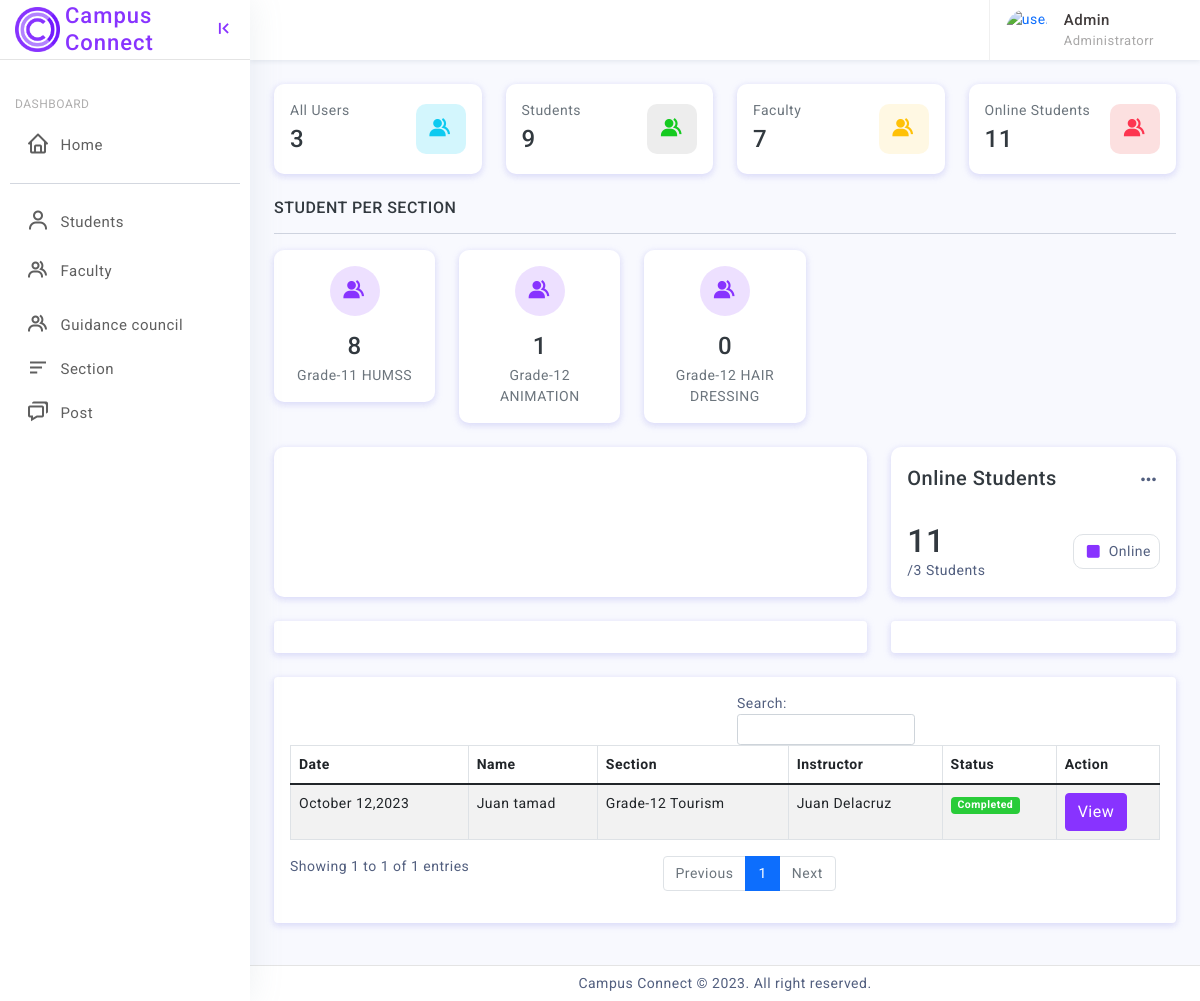
The app's page /admin/dashboard.php (signed in) with its own data.
### tables this page shows
CREATE TABLE `section` (
  `id` int(11) NOT NULL,
  `grade` int(11) NOT NULL,
  `strand` int(11) NOT NULL,
  `instructor` int(11) NOT NULL
);

CREATE TABLE `strand` (
  `strand_id` int(11) NOT NULL,
  `strand` varchar(255) NOT NULL
);

### admin/session.php (called while the page is built, shortened)
<?php
include('../connection.php');
$query_online_count = "SELECT COUNT(*) as online_count FROM userdata WHERE isOnline=1 and usertype = 'student'";
$ses_sql_online = mysqli_query($con, $query_online_count);
$online_count = mysqli_fetch_assoc($ses_sql_online)['online_count'];
$query_faculty_count = "SELECT COUNT(*) as online_count FROM userdata WHERE usertype = 'faculty'";
$ses_sql_faculty = mysqli_query($con, $query_faculty_count);
$faculty_count = mysqli_fetch_assoc($ses_sql_faculty)['online_count'];
$query_total_userdata = "SELECT COUNT(u.userID) as total_userdata FROM userdata u
    JOIN faculty_info f ON u.userID = f.userID
    JOIN section s ON f.faculty_id = s.instructor";
$ses_sql_total_userdata = mysqli_query($con, $query_total_userdata);
$total_userdata = mysqli_fetch_assoc($ses_sql_total_userdata)['total_userdata'];
$query_total_students = "SELECT COUNT(*) as total_students FROM section_student";
$ses_sql_total_students = mysqli_query($con, $query_total_students);
$total_students = mysqli_fetch_assoc($ses_sql_total_students)['total_students'];
?>

### admin/dashboard.php (the view, shortened to what this page needs)
<?php
include("sidebar.php");
?>
		<div class="page-wrapper">
			<div class="page-content">
			  <div class="row row-cols-1 row-cols-lg-2 row-cols-xl-4">
			  	<div class="col">
						<div class="card radius-10">
							<div class="card-body">
								<div class="d-flex align-items-center">
									<div>
										<p class="mb-0 text-secondary">All Users</p>
										<h4 class="my-1"><?php echo $total_userdata; ?></h4>
									</div>
								<div class="widgets-icons bg-light-info text-info ms-auto"><i class='bx bxs-group'></i>
									</div>
								</div>
							</div>
						</div>
					</div>
					<div class="col">
						<div class="card radius-10">
							<div class="card-body">
								<div class="d-flex align-items-center">
									<div>
										<p class="mb-0 text-secondary">Students</p>
										<h4 class="my-1"><?php echo $total_students; ?></h4>
									</div>
								<div class="widgets-icons bg-success-info text-success ms-auto"><i class='bx bxs-group'></i>
									</div>
								</div>
							</div>
						</div>
					</div>
					<div class="col">
						<div class="card radius-10">
							<div class="card-body">
								<div class="d-flex align-items-center">
									<div>
										<p class="mb-0 text-secondary">Faculty</p>
										<h4 class="my-1"><?php echo $faculty_count; ?></h4>
									</div>
								<div class="widgets-icons bg-light-warning text-warning ms-auto"><i class='bx bxs-group'></i>
									</div>
								</div>
							</div>
						</div>
					</div>
						<div class="col">
						<div class="card radius-10">
							<div class="card-body">
								<div class="d-flex align-items-center">
									<div>
										<p class="mb-0 text-secondary">Online Students</p>
										<h4 class="my-1"><?php echo $online_count; ?></h4>
									</div>
								<div class="widgets-icons bg-light-danger text-danger ms-auto"><i class='bx bxs-group'></i>
									</div>
								</div>
							</div>
						</div>
					</div>
			  </div>
			  <h6 class="mb-0 text-uppercase">Student Per Section</h6>
				<hr/>
			  	<div class="row row-cols-1 row-cols-md-3 row-cols-xl-5">
				<?php
$sql = "SELECT s.id, s.grade, st.strand, COUNT(ss.stud_id) AS student_count
        FROM section s
        INNER JOIN strand st ON s.strand = st.strand_id
        LEFT JOIN section_student ss ON s.id = ss.section_id
        GROUP BY s.id";
$result = $con->query($sql);
if ($result->num_rows > 0) {
    while ($row = $result->fetch_assoc()) {
        echo '<div class="col">';
        echo '<div class="card radius-10">';
        echo '<div class="card-body">';
        echo '<div class="text-center">';
        echo '<div class="widgets-icons rounded-circle mx-auto bg-light-primary text-primary mb-3"><i class="bx bxs-group"></i></div>';
        echo '<h4 class="my-1">' . $row['student_count'] . '</h4>';
        echo '<p class="mb-0 text-secondary">' . 'Grade-' . $row['grade'] . ' ' . $row['strand'] . '</p>';
        echo '</div>';
        echo '</div>';
        echo '</div>';
        echo '</div>';
    }
} else {
    echo "0 results";
}
?>
				</div>
			  <div class="row">
			    <div class="col-12 col-xl-8 d-flex">
				  <div class="card radius-10 w-100">
						<div class="card-body">
						</div>
					</div>
				</div>
				<div class="col-12 col-xl-4 d-flex">
				  <div class="card radius-10 w-100">
						<div class="card-body">
							<div class="d-flex align-items-center">
									<div>
										<h5 class="mb-1">Online Students</h5>
									</div>
									<div class="font-22 ms-auto"><i class="bx bx-dots-horizontal-rounded"></i>
									</div>
								</div>
							<div class="d-flex align-items-center">
									<div>
												<h2 class="mb-0"><?php echo $online_count; ?></h2>
										<p class="mb-0">/<?php echo $total_userdata; ?> Students</p>
									</div>
									<div class="ms-auto d-flex align-items-center border radius-10 px-2">
									  <i class='bx bxs-checkbox font-22 me-1 text-primary'></i><span>Online</span>
									</div>
							  </div>
						</div>
					</div>
				</div>
			  </div>
			  	  <div class="row">
					    <div class="col-8">
						<div class="card">
							<div class="card-body">
							</div>
						</div>
						  </div>
						    <div class="col-4">
							<div class="card">
							<div class="card-body">
							</div>
						</div>
						  </div>
					  </div>
					    	  <div class="row">
								    <div class="col-12">
										<div class="card">
					<div class="card-body">
						<div class="table-responsive">
							<table id="example2" class="table table-striped table-bordered">
								<thead>
									<tr>
										<th>Date</th>
										<th>Name</th>
										<th>Section</th>
										<th>Instructor</th>
										<th>Status</th>
										<th>Action</th>
									</tr>
								</thead>
								<tbody>
									<tr>
										<td>October 12,2023</td>
										<td>Juan tamad</td>
										<td>Grade-12 Tourism</td>
										<td>Juan Delacruz</td>
										<td>	<span class="badge bg-success">Completed</span></td>
										<td>	<button type="button" class="btn btn-sml btn-primary">View
										</button></td>
									</tr>
								</tbody>
							</table>
						</div>
					</div>
				</div>
								  </div>
								  </div>
			</div>
		</div>
		<footer class="page-footer">
			<p class="mb-0">Campus Connect © 2023. All right reserved.</p>
		</footer>
	</div>
</body>
</html>

### admin/assets/css/app.css (style rules this page uses)
body { font-size: 14px; color: #525f7f; background-color: #f8f9fe; letter-spacing: 0.5px; overflow-x: hidden; font-family: 'Roboto', sans-serif; }
.page-wrapper { height: 100%; margin-top: 60px; margin-bottom: 30px; margin-left: 250px; }
.page-content { padding: 1.5rem; }
.page-footer { background: #ffffff; left: 250px; right: 0; bottom: 0; position: fixed; text-align: center; padding: 7px; font-size: 14px; border-top: 1px solid #e4e4e4; z-index: 3; }
.widgets-icons { width: 50px; height: 50px; display: flex; align-items: center; justify-content: center; background-color: #ededed; font-size: 26px; border-radius: 10px; }
.font-22 { font-size: 22px; }
.radius-10 { border-radius: 10px; }
.bg-light-primary { background-color: rgb(136 51 255 / 15%) !important; }
.bg-light-danger { background-color: rgb(230 46 46 / 15%)!important; }
.bg-light-warning { background-color: rgb(255 193 7 / 0.11)!important; }
.bg-light-info { background-color: rgb(13 202 240 / 18%)!important; }

### records on screen
section: student_count "8", grade "11", strand.strand "HUMSS"
section: student_count "1", grade "12", strand.strand "ANIMATION"
section: student_count "0", grade "12", strand.strand "HAIR DRESSING"

### other values on screen
$total_userdata "3"
$total_students "9"
$faculty_count "7"
$online_count "11"
